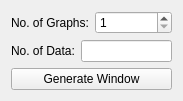
<?xml version="1.0" encoding="UTF-8"?>
<ui version="4.0">
 <class>PlotterCreator</class>
 <widget class="QWidget" name="PlotterCreator">
  <property name="geometry">
   <rect>
    <x>0</x>
    <y>0</y>
    <width>183</width>
    <height>99</height>
   </rect>
  </property>
  <property name="windowTitle">
   <string>Plotter Creator</string>
  </property>
  <layout class="QHBoxLayout" name="horizontalLayout_3">
   <item>
    <layout class="QVBoxLayout" name="verticalLayout">
     <item>
      <layout class="QHBoxLayout" name="horizontalLayout">
       <item>
        <widget class="QLabel" name="graphLabel">
         <property name="text">
          <string>No. of Graphs:</string>
         </property>
        </widget>
       </item>
       <item>
        <widget class="QSpinBox" name="graphSpinBox">
         <property name="minimum">
          <number>1</number>
         </property>
         <property name="maximum">
          <number>10</number>
         </property>
        </widget>
       </item>
      </layout>
     </item>
     <item>
      <layout class="QHBoxLayout" name="horizontalLayout_2">
       <item>
        <widget class="QLabel" name="label">
         <property name="text">
          <string>No. of Data:</string>
         </property>
        </widget>
       </item>
       <item>
        <widget class="QLineEdit" name="noOfDataLineEdit"/>
       </item>
      </layout>
     </item>
     <item>
      <widget class="QPushButton" name="pushButton">
       <property name="text">
        <string>Generate Window</string>
       </property>
      </widget>
     </item>
    </layout>
   </item>
  </layout>
 </widget>
 <resources/>
 <connections/>
</ui>
